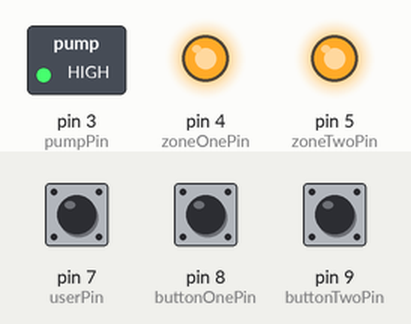
Recording of a sketch running on a simulated Arduino Uno, built with avr-gcc and run on an emulated ATmega328P. Shown: switched loads named in the sketch (green lamp = pin HIGH), output pins drawn as LEDs (lit = HIGH). The test bench sets the inputs (shaded band); at power-on: pin 7 (userPin) HIGH, pin 8 (buttonOnePin) HIGH, pin 9 (buttonTwoPin) HIGH.

Above: at 1.2 s.
1.3 s: pin 7 (userPin) pulled LOW for 3.2 s
At 3.3 s:
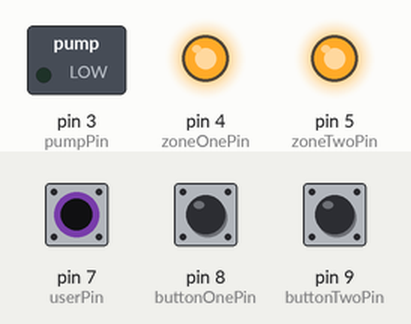
6.0 s: pin 7 (userPin) driven LOW and pin 8 (buttonOnePin) driven LOW
At 7.2 s:
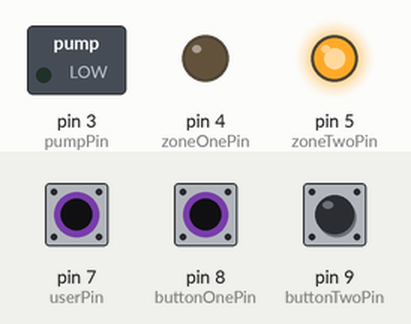
7.5 s: pin 9 (buttonTwoPin) pulled LOW for 0.15 s
At 8.7 s:
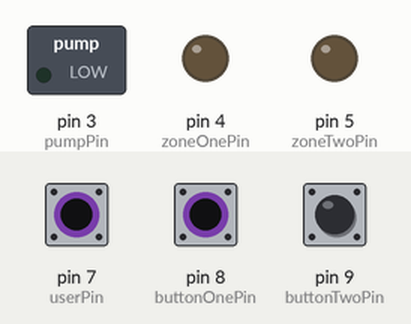
9.1 s: pin 9 (buttonTwoPin) pulled LOW for 1 s
At 10.0 s:
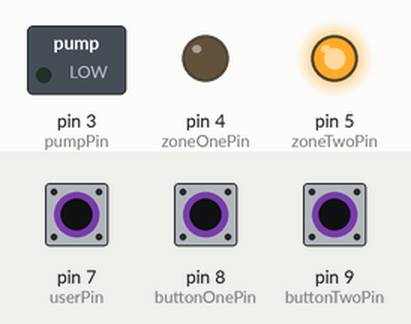
11.6 s: pin 9 (buttonTwoPin) pulled LOW for 3.2 s
At 12.9 s:
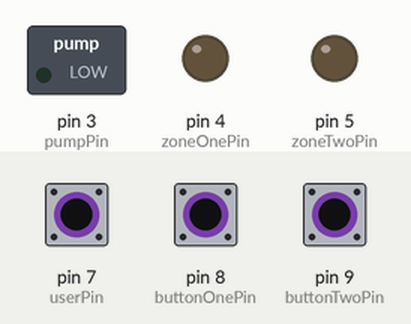
16.3 s: pin 8 (buttonOnePin) pulsed HIGH 5 times (0.12 s each, 0.3 s apart)
At 18.7 s:
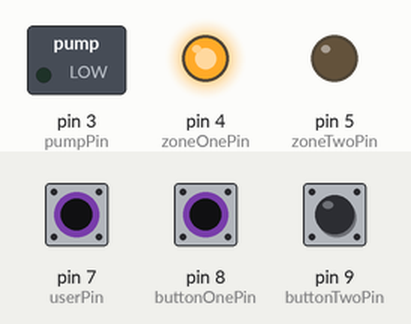
Timing chart, 0 to 20.2 s (numbered marks = the images above; inputs shaded):
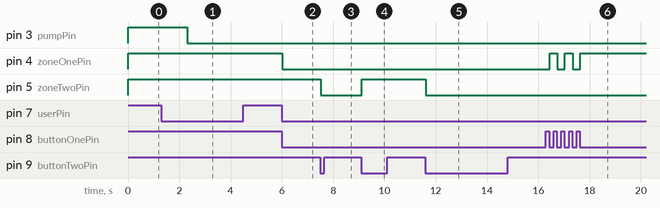

The sketch:

classes.ino
```cpp
class Button
{
private:
    const unsigned long debounceDelay = 50;
    int _pin;
    bool _state = false, _prev_state = false;
    unsigned long _action_time = 0;

public:
    Button(int button_pin) : _pin(button_pin)
    {
        pinMode(_pin, INPUT_PULLUP);
    }

    bool read()
    {
        bool button_state = digitalRead(_pin);

        if (button_state != _prev_state)
        {
            if (button_state == LOW)
            {
                if ((_action_time + debounceDelay) < millis())
                {
                    _state = !_state;
                    _action_time = millis();
                }
            }
            _prev_state = button_state;
        }
        return _state;
    }

    void reset(){
        _state = false;
    }
};

class Relay
{

private:
    int _pin;
    unsigned long _on_delay, _off_delay, _action_time = 0;
    bool _state = false, _next_state = false;

    void routine()
    {
        unsigned long time = millis();
        if (_next_state && (_action_time + _on_delay) < time)
            _state = true;
        else if (!_next_state && (time - _action_time) > _off_delay)
            _state = false;
        _state ? digitalWrite(_pin, LOW) : digitalWrite(_pin, HIGH);
    }

public:
    Relay(int pin, unsigned long on_delay = 0, unsigned long off_delay = 0) : _pin(pin), _on_delay(on_delay), _off_delay(off_delay)
    {
        pinMode(_pin, OUTPUT);
        pinMode(_pin, HIGH);
        off();
    }

    void on()
    {
        if (!_next_state)
        {
            _next_state = true;
            _action_time = millis();
        }

        routine();
    }

    void off()
    {
        if (_next_state)
        {
            _next_state = false;
            _action_time = millis();
        }
        routine();
    }
};
```

giard.ino
```cpp
#define pumpPin 3
#define zoneOnePin 4
#define zoneTwoPin 5
#define userPin 7
#define buttonOnePin 8
#define buttonTwoPin 9

void setup()
{
    // put your setup code here, to run once:
    pinMode(userPin, INPUT_PULLUP);
    Serial.begin(9600);
}

void loop()
{

    Relay pump(pumpPin, 1000, 5000);
    Relay zoneOne(zoneOnePin, 0, 0);
    Relay zoneTwo(zoneTwoPin, 0, 0);

    Button buttonOne(buttonOnePin);
    Button buttonTwo(buttonTwoPin);

    bool user;
    while (true)
    {
        user = !digitalRead(userPin);

        if(user){
            pump.on();
            buttonOne.read() ? zoneOne.on() : zoneOne.off();
            buttonTwo.read() ? zoneTwo.on() : zoneTwo.off();

        }else{
            pump.off();
            buttonOne.reset();
            buttonTwo.reset();
            zoneOne.off();
            zoneTwo.off();
        }


        delay(10);
    }
}
```

Measured:
- after the input at 1.3 s, pin 3 (pumpPin): HIGH → LOW after 1.0 s
- after the input at 6.0 s, pin 4 (zoneOnePin): HIGH → LOW at once
- after the input at 7.5 s, pin 5 (zoneTwoPin): HIGH → LOW at once
- after the input at 9.1 s, pin 5 (zoneTwoPin): LOW → HIGH at once
- after the input at 11.6 s, pin 5 (zoneTwoPin): HIGH → LOW at once
- after the input at 16.3 s, pin 4 (zoneOnePin): alternates HIGH for 0.30 s and LOW for 0.30 s, 5 changes in all, then stays HIGH, starting after 0.14 s
